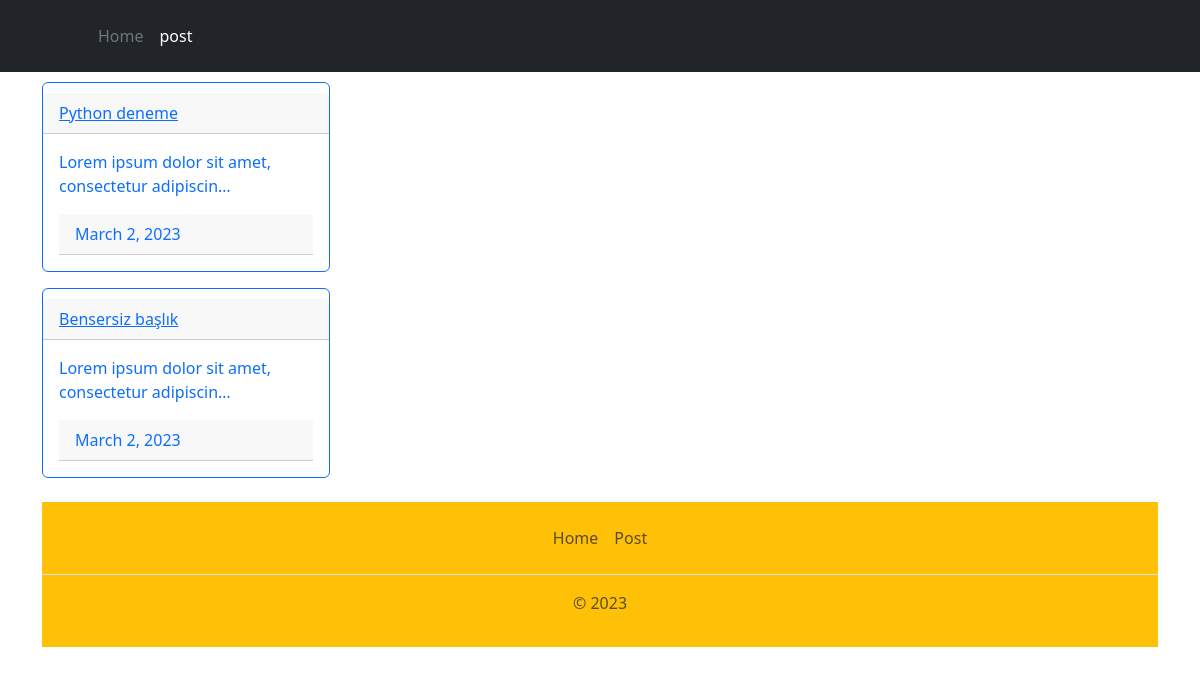
Page /post on the committed database.
### post/models.py (models this page shows, shortened)
class post(models.Model):
    title=models.CharField(max_length=50)
    text=models.TextField()
    date=models.DateTimeField(auto_now=True)
    imgUrl=models.CharField(max_length=50)
    isactive=models.BooleanField()
    slug=models.SlugField(unique=True,db_index=True)

### post/views.py (the view)
# urls.py: path("post",postpage,name="postpage"),
def postpage(request):
    allpost=post.objects.all()
    return render(request,'pages/postg-page.html',{
        'post':allpost
    })

### templates/pages/postg-page.html
{% extends '../base.html' %}
{% block index %}
{% for i in post %}
<div class="card border-primary mb-3" style="max-width: 18rem; padding-top:10px;;">
    <a href="{% url 'postdetail' i.slug %}"></i><div class="card-header">{{i.title}}</div></a>
    <div class="card-body text-primary">
       <p class="card-text">{{i.text|truncatechars:50}}</p>
       <div class="card-header">{{i.date|date}}</div>
    </div>
  </div>
  {%endfor%}
{% endblock%}

### rows in the picture
post: title "Python deneme", text "Lorem ipsum dolor sit amet, consectetur adipiscin…", date "March 2, 2023"
post: title "Bensersiz başlık", text "Lorem ipsum dolor sit amet, consectetur adipiscin…", date "March 2, 2023"
